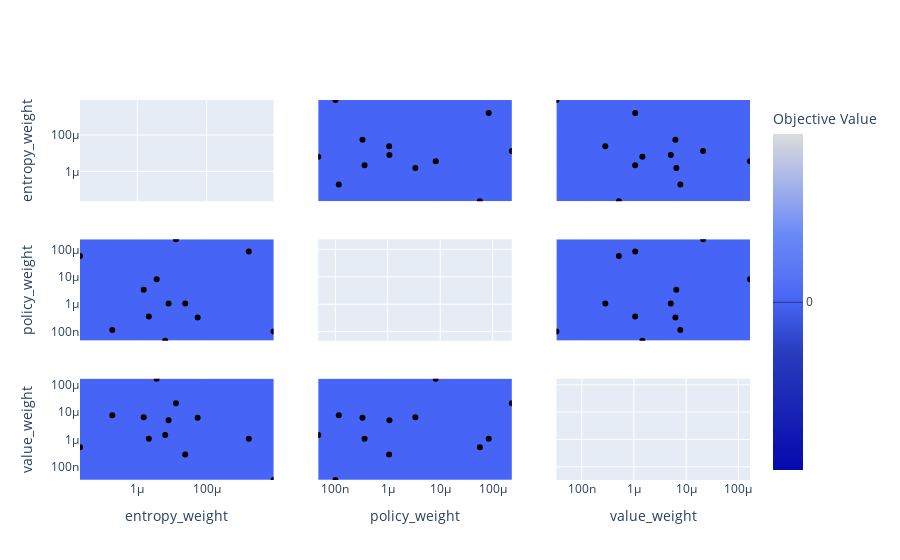

Notebook cell for this chart:
### Code cell
tuna.visualization.plot_contour(study, params = ['policy_weight', 'entropy_weight', 'value_weight'])

### Figure 1 — Plotly figure (JSON) as saved in the notebook; plotly's stock layout.template omitted (floating-point values rounded to 4 significant figures; data arrays with more than 128 entries replaced by an {"elided": "..."} marker saying what was removed)
{"data": [{"type": "scatter", "xaxis": "x", "yaxis": "y"}, {"colorbar": {"title": {"text": "Objective Value"}}, "colorscale": [[0, "rgb(5,10,172)"], [0.35, "rgb(40,60,190)"], [0.5, "rgb(70,100,245)"], [0.6, "rgb(90,120,245)"], [0.7, "rgb(106,137,247)"], [1, "rgb(220,220,220)"]], "connectgaps": true, "contours": {"coloring": "heatmap"}, "hoverinfo": "none", "line": {"smoothing": 1.3}, "showscale": true, "type": "contour", "x": [2.239e-08, 1.907e-07, 1.535e-06, 2.156e-06, 3.635e-06, 6.383e-06, 7.997e-06, 1.305e-05, 2.412e-05, 5.495e-05, 0.00164, 0.008481], "xaxis": "x4", "y": [4.718e-08, 1.008e-07, 1.164e-07, 3.294e-07, 3.608e-07, 1.059e-06, 1.074e-06, 3.356e-06, 8.199e-06, 5.702e-05, 8.388e-05, 0.0002311], "yaxis": "y4", "z": {"elided": "12x12 int values"}}, {"marker": {"color": "black"}, "mode": "markers", "showlegend": false, "type": "scatter", "x": [0.00164, 3.635e-06, 2.239e-08, 5.495e-05, 6.383e-06, 2.412e-05, 0.008481, 7.997e-06, 1.535e-06, 1.907e-07, 2.156e-06, 1.305e-05], "xaxis": "x4", "y": [8.388e-05, 8.199e-06, 5.702e-05, 3.294e-07, 4.718e-08, 1.059e-06, 1.008e-07, 1.074e-06, 3.356e-06, 1.164e-07, 3.608e-07, 0.0002311], "yaxis": "y4"}, {"colorbar": {"title": {"text": "Objective Value"}}, "colorscale": [[0, "rgb(5,10,172)"], [0.35, "rgb(40,60,190)"], [0.5, "rgb(70,100,245)"], [0.6, "rgb(90,120,245)"], [0.7, "rgb(106,137,247)"], [1, "rgb(220,220,220)"]], "connectgaps": true, "contours": {"coloring": "heatmap"}, "hoverinfo": "none", "line": {"smoothing": 1.3}, "showscale": false, "type": "contour", "x": [2.239e-08, 1.907e-07, 1.535e-06, 2.156e-06, 3.635e-06, 6.383e-06, 7.997e-06, 1.305e-05, 2.412e-05, 5.495e-05, 0.00164, 0.008481], "xaxis": "x7", "y": [3.273e-08, 2.827e-07, 5.144e-07, 1.056e-06, 1.06e-06, 1.451e-06, 5.09e-06, 6.225e-06, 6.492e-06, 7.753e-06, 2.119e-05, 0.0001678], "yaxis": "y7", "z": {"elided": "12x12 int values"}}, {"marker": {"color": "black"}, "mode": "markers", "showlegend": false, "type": "scatter", "x": [0.00164, 3.635e-06, 2.239e-08, 5.495e-05, 6.383e-06, 2.412e-05, 0.008481, 7.997e-06, 1.535e-06, 1.907e-07, 2.156e-06, 1.305e-05], "xaxis": "x7", "y": [1.06e-06, 0.0001678, 5.144e-07, 6.225e-06, 1.451e-06, 2.827e-07, 3.273e-08, 5.09e-06, 6.492e-06, 7.753e-06, 1.056e-06, 2.119e-05], "yaxis": "y7"}, {"colorbar": {"title": {"text": "Objective Value"}}, "colorscale": [[0, "rgb(5,10,172)"], [0.35, "rgb(40,60,190)"], [0.5, "rgb(70,100,245)"], [0.6, "rgb(90,120,245)"], [0.7, "rgb(106,137,247)"], [1, "rgb(220,220,220)"]], "connectgaps": true, "contours": {"coloring": "heatmap"}, "hoverinfo": "none", "line": {"smoothing": 1.3}, "showscale": false, "type": "contour", "x": [4.718e-08, 1.008e-07, 1.164e-07, 3.294e-07, 3.608e-07, 1.059e-06, 1.074e-06, 3.356e-06, 8.199e-06, 5.702e-05, 8.388e-05, 0.0002311], "xaxis": "x2", "y": [2.239e-08, 1.907e-07, 1.535e-06, 2.156e-06, 3.635e-06, 6.383e-06, 7.997e-06, 1.305e-05, 2.412e-05, 5.495e-05, 0.00164, 0.008481], "yaxis": "y2", "z": {"elided": "12x12 int values"}}, {"marker": {"color": "black"}, "mode": "markers", "showlegend": false, "type": "scatter", "x": [8.388e-05, 8.199e-06, 5.702e-05, 3.294e-07, 4.718e-08, 1.059e-06, 1.008e-07, 1.074e-06, 3.356e-06, 1.164e-07, 3.608e-07, 0.0002311], "xaxis": "x2", "y": [0.00164, 3.635e-06, 2.239e-08, 5.495e-05, 6.383e-06, 2.412e-05, 0.008481, 7.997e-06, 1.535e-06, 1.907e-07, 2.156e-06, 1.305e-05], "yaxis": "y2"}, {"type": "scatter", "xaxis": "x5", "yaxis": "y5"}, {"colorbar": {"title": {"text": "Objective Value"}}, "colorscale": [[0, "rgb(5,10,172)"], [0.35, "rgb(40,60,190)"], [0.5, "rgb(70,100,245)"], [0.6, "rgb(90,120,245)"], [0.7, "rgb(106,137,247)"], [1, "rgb(220,220,220)"]], "connectgaps": true, "contours": {"coloring": "heatmap"}, "hoverinfo": "none", "line": {"smoothing": 1.3}, "showscale": false, "type": "contour", "x": [4.718e-08, 1.008e-07, 1.164e-07, 3.294e-07, 3.608e-07, 1.059e-06, 1.074e-06, 3.356e-06, 8.199e-06, 5.702e-05, 8.388e-05, 0.0002311], "xaxis": "x8", "y": [3.273e-08, 2.827e-07, 5.144e-07, 1.056e-06, 1.06e-06, 1.451e-06, 5.09e-06, 6.225e-06, 6.492e-06, 7.753e-06, 2.119e-05, 0.0001678], "yaxis": "y8", "z": {"elided": "12x12 int values"}}, {"marker": {"color": "black"}, "mode": "markers", "showlegend": false, "type": "scatter", "x": [8.388e-05, 8.199e-06, 5.702e-05, 3.294e-07, 4.718e-08, 1.059e-06, 1.008e-07, 1.074e-06, 3.356e-06, 1.164e-07, 3.608e-07, 0.0002311], "xaxis": "x8", "y": [1.06e-06, 0.0001678, 5.144e-07, 6.225e-06, 1.451e-06, 2.827e-07, 3.273e-08, 5.09e-06, 6.492e-06, 7.753e-06, 1.056e-06, 2.119e-05], "yaxis": "y8"}, {"colorbar": {"title": {"text": "Objective Value"}}, "colorscale": [[0, "rgb(5,10,172)"], [0.35, "rgb(40,60,190)"], [0.5, "rgb(70,100,245)"], [0.6, "rgb(90,120,245)"], [0.7, "rgb(106,137,247)"], [1, "rgb(220,220,220)"]], "connectgaps": true, "contours": {"coloring": "heatmap"}, "hoverinfo": "none", "line": {"smoothing": 1.3}, "showscale": false, "type": "contour", "x": [3.273e-08, 2.827e-07, 5.144e-07, 1.056e-06, 1.06e-06, 1.451e-06, 5.09e-06, 6.225e-06, 6.492e-06, 7.753e-06, 2.119e-05, 0.0001678], "xaxis": "x3", "y": [2.239e-08, 1.907e-07, 1.535e-06, 2.156e-06, 3.635e-06, 6.383e-06, 7.997e-06, 1.305e-05, 2.412e-05, 5.495e-05, 0.00164, 0.008481], "yaxis": "y3", "z": {"elided": "12x12 int values"}}, {"marker": {"color": "black"}, "mode": "markers", "showlegend": false, "type": "scatter", "x": [1.06e-06, 0.0001678, 5.144e-07, 6.225e-06, 1.451e-06, 2.827e-07, 3.273e-08, 5.09e-06, 6.492e-06, 7.753e-06, 1.056e-06, 2.119e-05], "xaxis": "x3", "y": [0.00164, 3.635e-06, 2.239e-08, 5.495e-05, 6.383e-06, 2.412e-05, 0.008481, 7.997e-06, 1.535e-06, 1.907e-07, 2.156e-06, 1.305e-05], "yaxis": "y3"}, {"colorbar": {"title": {"text": "Objective Value"}}, "colorscale": [[0, "rgb(5,10,172)"], [0.35, "rgb(40,60,190)"], [0.5, "rgb(70,100,245)"], [0.6, "rgb(90,120,245)"], [0.7, "rgb(106,137,247)"], [1, "rgb(220,220,220)"]], "connectgaps": true, "contours": {"coloring": "heatmap"}, "hoverinfo": "none", "line": {"smoothing": 1.3}, "showscale": false, "type": "contour", "x": [3.273e-08, 2.827e-07, 5.144e-07, 1.056e-06, 1.06e-06, 1.451e-06, 5.09e-06, 6.225e-06, 6.492e-06, 7.753e-06, 2.119e-05, 0.0001678], "xaxis": "x6", "y": [4.718e-08, 1.008e-07, 1.164e-07, 3.294e-07, 3.608e-07, 1.059e-06, 1.074e-06, 3.356e-06, 8.199e-06, 5.702e-05, 8.388e-05, 0.0002311], "yaxis": "y6", "z": {"elided": "12x12 int values"}}, {"marker": {"color": "black"}, "mode": "markers", "showlegend": false, "type": "scatter", "x": [1.06e-06, 0.0001678, 5.144e-07, 6.225e-06, 1.451e-06, 2.827e-07, 3.273e-08, 5.09e-06, 6.492e-06, 7.753e-06, 1.056e-06, 2.119e-05], "xaxis": "x6", "y": [8.388e-05, 8.199e-06, 5.702e-05, 3.294e-07, 4.718e-08, 1.059e-06, 1.008e-07, 1.074e-06, 3.356e-06, 1.164e-07, 3.608e-07, 0.0002311], "yaxis": "y6"}, {"type": "scatter", "xaxis": "x9", "yaxis": "y9"}], "layout": {"xaxis": {"anchor": "y", "domain": [0, 0.2889], "matches": "x7", "range": [-7.65, -2.072], "showticklabels": false, "type": "log"}, "xaxis2": {"anchor": "y2", "domain": [0.3556, 0.6444], "matches": "x8", "range": [-7.326, -3.636], "showticklabels": false, "type": "log"}, "xaxis3": {"anchor": "y3", "domain": [0.7111, 1], "matches": "x9", "range": [-7.485, -3.775], "showticklabels": false, "type": "log"}, "xaxis4": {"anchor": "y4", "domain": [0, 0.2889], "matches": "x7", "range": [-7.65, -2.072], "showticklabels": false, "type": "log"}, "xaxis5": {"anchor": "y5", "domain": [0.3556, 0.6444], "matches": "x8", "range": [-7.326, -3.636], "showticklabels": false, "type": "log"}, "xaxis6": {"anchor": "y6", "domain": [0.7111, 1], "matches": "x9", "range": [-7.485, -3.775], "showticklabels": false, "type": "log"}, "xaxis7": {"anchor": "y7", "domain": [0, 0.2889], "range": [-7.65, -2.072], "title": {"text": "entropy_weight"}, "type": "log"}, "xaxis8": {"anchor": "y8", "domain": [0.3556, 0.6444], "range": [-7.326, -3.636], "title": {"text": "policy_weight"}, "type": "log"}, "xaxis9": {"anchor": "y9", "domain": [0.7111, 1], "range": [-7.485, -3.775], "title": {"text": "value_weight"}, "type": "log"}, "yaxis": {"anchor": "x", "domain": [0.7333, 1], "range": [-7.65, -2.072], "title": {"text": "entropy_weight"}, "type": "log"}, "yaxis2": {"anchor": "x2", "domain": [0.7333, 1], "matches": "y", "range": [-7.65, -2.072], "showticklabels": false, "type": "log"}, "yaxis3": {"anchor": "x3", "domain": [0.7333, 1], "matches": "y", "range": [-7.65, -2.072], "showticklabels": false, "type": "log"}, "yaxis4": {"anchor": "x4", "domain": [0.3667, 0.6333], "range": [-7.326, -3.636], "title": {"text": "policy_weight"}, "type": "log"}, "yaxis5": {"anchor": "x5", "domain": [0.3667, 0.6333], "matches": "y4", "range": [-7.326, -3.636], "showticklabels": false, "type": "log"}, "yaxis6": {"anchor": "x6", "domain": [0.3667, 0.6333], "matches": "y4", "range": [-7.326, -3.636], "showticklabels": false, "type": "log"}, "yaxis7": {"anchor": "x7", "domain": [0, 0.2667], "range": [-7.485, -3.775], "title": {"text": "value_weight"}, "type": "log"}, "yaxis8": {"anchor": "x8", "domain": [0, 0.2667], "matches": "y7", "range": [-7.485, -3.775], "showticklabels": false, "type": "log"}, "yaxis9": {"anchor": "x9", "domain": [0, 0.2667], "matches": "y7", "range": [-7.485, -3.775], "showticklabels": false, "type": "log"}}}
